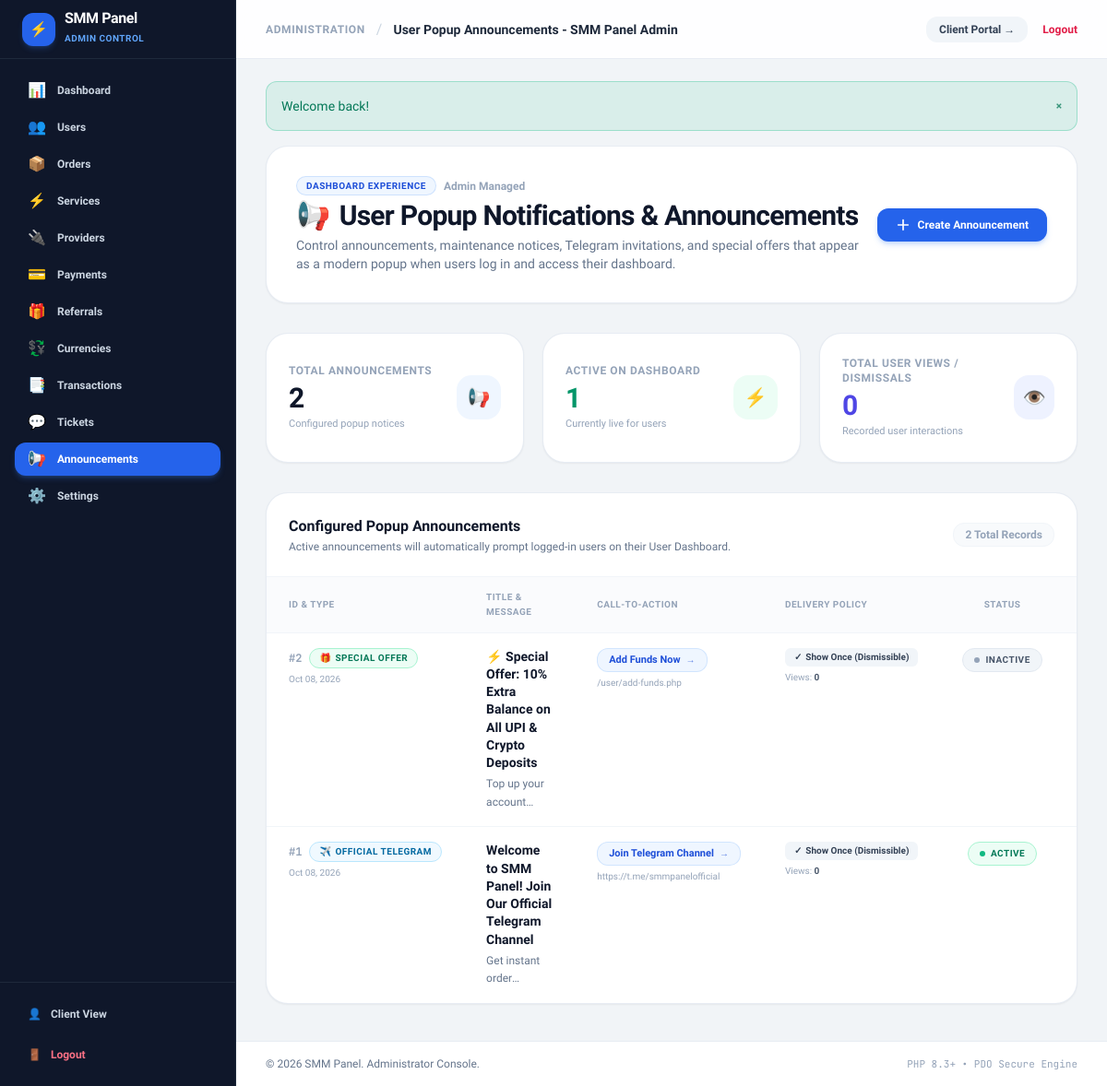
The app's page /admin/announcements.php (signed in) with its own data.
### tables this page shows
CREATE TABLE `announcements` (
  `id` INT UNSIGNED AUTO_INCREMENT PRIMARY KEY,
  `title` VARCHAR(255) NOT NULL,
  `type` ENUM('announcement', 'service', 'maintenance', 'offer', 'telegram', 'update', 'system') NOT NULL DEFAULT 'announcement',
  `badge_text` VARCHAR(64) DEFAULT 'Important Notice',
  `message` TEXT NOT NULL,
  `btn_text` VARCHAR(100) NULL,
  `btn_link` VARCHAR(255) NULL,
  `target_audience` ENUM('all', 'active_users') NOT NULL DEFAULT 'all',
  `show_once` TINYINT(1) NOT NULL DEFAULT 1,
  `status` ENUM('active', 'inactive') NOT NULL DEFAULT 'active',
  `starts_at` DATETIME NULL,
  `expires_at` DATETIME NULL,
  `created_at` TIMESTAMP DEFAULT CURRENT_TIMESTAMP,
  `updated_at` TIMESTAMP DEFAULT CURRENT_TIMESTAMP ON UPDATE CURRENT_TIMESTAMP,
  INDEX `idx_announcements_status` (`status`)
);

### admin/announcements.php (the view, shortened to what this page needs)
<?php
require_once __DIR__ . '/../includes/functions.php';
$db = Database::getConnection();
try {
    $db->exec("
        CREATE TABLE IF NOT EXISTS `announcements` (
          `id` INT UNSIGNED AUTO_INCREMENT PRIMARY KEY,
          `title` VARCHAR(255) NOT NULL,
          `type` ENUM('announcement', 'service', 'maintenance', 'offer', 'telegram', 'update', 'system') NOT NULL DEFAULT 'announcement',
          `badge_text` VARCHAR(64) DEFAULT 'Important Notice',
          `message` TEXT NOT NULL,
          `btn_text` VARCHAR(100) NULL,
          `btn_link` VARCHAR(255) NULL,
          `target_audience` ENUM('all', 'active_users') NOT NULL DEFAULT 'all',
          `show_once` TINYINT(1) NOT NULL DEFAULT 1,
          `status` ENUM('active', 'inactive') NOT NULL DEFAULT 'active',
          `starts_at` DATETIME NULL,
          `expires_at` DATETIME NULL,
          `created_at` TIMESTAMP DEFAULT CURRENT_TIMESTAMP,
          `updated_at` TIMESTAMP DEFAULT CURRENT_TIMESTAMP ON UPDATE CURRENT_TIMESTAMP,
          INDEX `idx_announcements_status` (`status`)
        ) ENGINE=InnoDB DEFAULT CHARSET=utf8mb4 COLLATE=utf8mb4_unicode_ci;
        CREATE TABLE IF NOT EXISTS `user_announcement_dismissals` (
          `user_id` INT UNSIGNED NOT NULL,
          `announcement_id` INT UNSIGNED NOT NULL,
          `dismissed_at` TIMESTAMP DEFAULT CURRENT_TIMESTAMP,
          PRIMARY KEY (`user_id`, `announcement_id`),
          INDEX `idx_dismissal_announcement` (`announcement_id`)
        ) ENGINE=InnoDB DEFAULT CHARSET=utf8mb4 COLLATE=utf8mb4_unicode_ci;
    ");
} catch (PDOException $e) {
    error_log("Announcement table check: " . $e->getMessage());
}
$stmt = $db->query("
    SELECT a.*,
           COUNT(d.user_id) AS total_dismissals
    FROM announcements a
    LEFT JOIN user_announcement_dismissals d ON a.id = d.announcement_id
    GROUP BY a.id
    ORDER BY a.id DESC
");
$announcements = $stmt->fetchAll();
$totalAnnouncements = count($announcements);
$activeCount = count(array_filter($announcements, fn($a) => $a['status'] === 'active'));
$totalDismissals = array_sum(array_column($announcements, 'total_dismissals'));
require_once __DIR__ . '/../includes/header.php';
?>
<div x-data="announcementManager()" class="max-w-7xl mx-auto space-y-8 my-4">
    <div class="flex flex-col sm:flex-row sm:items-center justify-between gap-4 bg-white p-6 md:p-8 rounded-3xl border border-slate-200/80 shadow-sm">
        <div>
            <div class="flex items-center gap-2 mb-1">
                <span class="px-2.5 py-0.5 rounded-full text-[10px] font-extrabold uppercase tracking-wider bg-blue-50 text-blue-700 border border-blue-200/70">
                    Dashboard Experience
                </span>
                <span class="text-xs font-semibold text-slate-400">Admin Managed</span>
            </div>
            <h1 class="text-2xl sm:text-3xl font-black text-slate-900 tracking-tight flex items-center gap-2.5">
                <span>📢</span>
                User Popup Notifications &amp; Announcements
            </h1>
            <p class="text-xs sm:text-sm text-slate-500 mt-1 max-w-2xl leading-relaxed">
                Control announcements, maintenance notices, Telegram invitations, and special offers that appear as a modern popup when users log in and access their dashboard.
            </p>
        </div>
        <div class="flex items-center gap-3">
            <button type="button"
                    @click="openCreateModal()"
                    class="px-5 py-2.5 bg-blue-600 hover:bg-blue-700 text-white font-extrabold text-xs rounded-xl shadow-md shadow-blue-500/25 transition-all flex items-center gap-2 whitespace-nowrap cursor-pointer">
                <svg class="w-4 h-4" fill="none" stroke="currentColor" viewBox="0 0 24 24"><path stroke-linecap="round" stroke-linejoin="round" stroke-width="2.5" d="M12 4v16m8-8H4"/></svg>
                <span>Create Announcement</span>
            </button>
        </div>
    </div>
    <div class="grid grid-cols-1 sm:grid-cols-3 gap-5">
        <div class="bg-white p-6 rounded-3xl border border-slate-200/80 shadow-sm flex items-center justify-between">
            <div>
                <span class="text-xs font-bold text-slate-400 uppercase tracking-wider block">Total Announcements</span>
                <span class="text-3xl font-black text-slate-900 font-mono-nums block mt-1"><?= $totalAnnouncements ?></span>
                <span class="text-[11px] text-slate-400 block mt-0.5">Configured popup notices</span>
            </div>
            <div class="w-12 h-12 rounded-2xl bg-blue-50 text-blue-600 flex items-center justify-center text-xl font-bold shadow-xs">
                📢
            </div>
        </div>
        <div class="bg-white p-6 rounded-3xl border border-slate-200/80 shadow-sm flex items-center justify-between">
            <div>
                <span class="text-xs font-bold text-slate-400 uppercase tracking-wider block">Active On Dashboard</span>
                <span class="text-3xl font-black text-emerald-600 font-mono-nums block mt-1"><?= $activeCount ?></span>
                <span class="text-[11px] text-slate-400 block mt-0.5">Currently live for users</span>
            </div>
            <div class="w-12 h-12 rounded-2xl bg-emerald-50 text-emerald-600 flex items-center justify-center text-xl font-bold shadow-xs">
                ⚡
            </div>
        </div>
        <div class="bg-white p-6 rounded-3xl border border-slate-200/80 shadow-sm flex items-center justify-between">
            <div>
                <span class="text-xs font-bold text-slate-400 uppercase tracking-wider block">Total User Views / Dismissals</span>
                <span class="text-3xl font-black text-indigo-600 font-mono-nums block mt-1"><?= (int)$totalDismissals ?></span>
                <span class="text-[11px] text-slate-400 block mt-0.5">Recorded user interactions</span>
            </div>
            <div class="w-12 h-12 rounded-2xl bg-indigo-50 text-indigo-600 flex items-center justify-center text-xl font-bold shadow-xs">
                👁️
            </div>
        </div>
    </div>
    <div class="bg-white rounded-3xl border border-slate-200/80 shadow-sm overflow-hidden">
        <div class="p-6 border-b border-slate-100 flex flex-col sm:flex-row sm:items-center justify-between gap-4">
            <div>
                <h3 class="text-base font-extrabold text-slate-900">Configured Popup Announcements</h3>
                <p class="text-xs text-slate-500 mt-0.5">Active announcements will automatically prompt logged-in users on their User Dashboard.</p>
            </div>
            <span class="text-xs font-bold text-slate-400 bg-slate-50 px-3 py-1 rounded-xl border border-slate-100">
                <?= count($announcements) ?> Total Records
            </span>
        </div>
        <?php if (empty($announcements)): ?>
            <div class="p-12 text-center">
                <div class="w-16 h-16 rounded-3xl bg-blue-50 text-blue-600 mx-auto flex items-center justify-center text-2xl font-bold mb-3 shadow-inner">
                    📢
                </div>
                <h4 class="text-base font-bold text-slate-800">No Announcements Created Yet</h4>
                <p class="text-xs text-slate-500 mt-1 max-w-sm mx-auto">Create your first popup announcement to engage users with news, service updates, or Telegram community invitations.</p>
                <button type="button" @click="openCreateModal()" class="mt-4 px-5 py-2.5 bg-blue-600 hover:bg-blue-700 text-white font-bold text-xs rounded-xl shadow-md shadow-blue-500/20">
                    + Create First Announcement
                </button>
            </div>
        <?php else: ?>
            <div class="overflow-x-auto">
                <table class="w-full text-left text-xs">
                    <thead>
                        <tr class="bg-slate-50/75 border-b border-slate-100 text-slate-400 uppercase text-[10px] font-extrabold tracking-wider">
                            <th class="py-3.5 px-6">ID &amp; Type</th>
                            <th class="py-3.5 px-6">Title &amp; Message</th>
                            <th class="py-3.5 px-6">Call-To-Action</th>
                            <th class="py-3.5 px-6">Delivery Policy</th>
                            <th class="py-3.5 px-6 text-center">Status</th>
                            <th class="py-3.5 px-6 text-right">Actions</th>
                        </tr>
                    </thead>
                    <tbody class="divide-y divide-slate-100">
                        <?php foreach ($announcements as $item):
                            $typeStyles = [
                                'telegram' => ['bg' => 'bg-sky-50', 'text' => 'text-sky-700', 'border' => 'border-sky-200', 'icon' => '✈️'],
                                'offer' => ['bg' => 'bg-emerald-50', 'text' => 'text-emerald-700', 'border' => 'border-emerald-200', 'icon' => '🎁'],
                                'service' => ['bg' => 'bg-purple-50', 'text' => 'text-purple-700', 'border' => 'border-purple-200', 'icon' => '⚡'],
                                'maintenance' => ['bg' => 'bg-amber-50', 'text' => 'text-amber-700', 'border' => 'border-amber-200', 'icon' => '⚠️'],
                                'update' => ['bg' => 'bg-blue-50', 'text' => 'text-blue-700', 'border' => 'border-blue-200', 'icon' => '🚀'],
                                'system' => ['bg' => 'bg-slate-100', 'text' => 'text-slate-700', 'border' => 'border-slate-300', 'icon' => '🛡️'],
                                'announcement' => ['bg' => 'bg-indigo-50', 'text' => 'text-indigo-700', 'border' => 'border-indigo-200', 'icon' => '📢']
                            ];
                            $style = $typeStyles[$item['type']] ?? $typeStyles['announcement'];
                        ?>
                            <tr class="hover:bg-slate-50/50 transition-colors">
                                <td class="py-4 px-6 align-top whitespace-nowrap">
                                    <div class="flex items-center gap-2">
                                        <span class="font-mono text-slate-400 font-bold">#<?= (int)$item['id'] ?></span>
                                        <span class="inline-flex items-center gap-1 px-2.5 py-0.5 rounded-full text-[10px] font-extrabold uppercase tracking-wider <?= $style['bg'] ?> <?= $style['text'] ?> border <?= $style['border'] ?>">
                                            <span><?= $style['icon'] ?></span>
                                            <span><?= e($item['badge_text'] ?: ucfirst($item['type'])) ?></span>
                                        </span>
                                    </div>
                                    <span class="text-[10px] text-slate-400 block mt-1">
                                        <?= date('M d, Y', strtotime($item['created_at'])) ?>
                                    </span>
                                </td>
                                <td class="py-4 px-6 align-top max-w-sm">
                                    <div class="font-extrabold text-slate-900 text-sm leading-snug">
                                        <?= e($item['title']) ?>
                                    </div>
                                    <div class="text-slate-500 text-xs mt-1 line-clamp-2 leading-relaxed">
                                        <?= e($item['message']) ?>
                                    </div>
                                </td>
                                <td class="py-4 px-6 align-top whitespace-nowrap">
                                    <?php if (!empty($item['btn_text'])): ?>
                                        <div class="inline-flex items-center gap-1.5 px-3 py-1 rounded-xl bg-blue-50 text-blue-700 border border-blue-200/60 font-bold text-[11px]">
                                            <span><?= e($item['btn_text']) ?></span>
                                            <span class="text-[10px] opacity-70">&rarr;</span>
                                        </div>
                                        <?php if (!empty($item['btn_link'])): ?>
                                            <span class="text-[10px] text-slate-400 block mt-1 truncate max-w-[180px]" title="<?= e($item['btn_link']) ?>">
                                                <?= e($item['btn_link']) ?>
                                            </span>
                                        <?php endif; ?>
                                    <?php else: ?>
                                        <span class="text-slate-400 text-xs italic">No CTA Button</span>
                                    <?php endif; ?>
                                </td>
                                <td class="py-4 px-6 align-top whitespace-nowrap">
                                    <?php if ($item['show_once']): ?>
                                        <span class="inline-flex items-center gap-1 px-2.5 py-0.5 rounded-md text-[10px] font-bold bg-slate-100 text-slate-700">
                                            <span>✓</span> Show Once (Dismissible)
                                        </span>
                                    <?php else: ?>
                                        <span class="inline-flex items-center gap-1 px-2.5 py-0.5 rounded-md text-[10px] font-bold bg-amber-50 text-amber-700 border border-amber-200/60">
                                            <span>🔄</span> Repeat Every Login
                                        </span>
                                    <?php endif; ?>
                                    <span class="text-[10px] text-slate-400 block mt-1">
                                        Views: <strong class="text-slate-600 font-mono-nums"><?= (int)$item['total_dismissals'] ?></strong>
                                    </span>
                                </td>
                                <td class="py-4 px-6 align-top text-center whitespace-nowrap">
                                    <form action="/admin/announcements.php" method="POST" class="inline">
                                        <button type="submit"
                                                title="Click to toggle status"
                                                class="cursor-pointer inline-flex items-center gap-1.5 px-3 py-1 rounded-full text-[10px] font-extrabold uppercase tracking-wider transition-all <?= $item['status'] === 'active' ? 'bg-emerald-50 text-emerald-700 border border-emerald-200 hover:bg-emerald-100' : 'bg-slate-100 text-slate-600 border border-slate-200 hover:bg-slate-200' ?>">
                                            <span class="w-1.5 h-1.5 rounded-full <?= $item['status'] === 'active' ? 'bg-emerald-500 animate-pulse' : 'bg-slate-400' ?>"></span>
                                            <span><?= ucfirst($item['status']) ?></span>
                                        </button>
                                    </form>
                                </td>
                                <td class="py-4 px-6 align-top text-right whitespace-nowrap">
                                </td>
                            </tr>
                        <?php endforeach; ?>
                    </tbody>
                </table>
            </div>
        <?php endif; ?>
    </div>
</div>
<?php require_once __DIR__ . '/../includes/footer.php'; ?>

### includes/header.php (style rules this page uses)
.font-mono-nums { font-variant-numeric: tabular-nums; }

### records on screen
announcements: id "2", type "🎁", badge_text "SPECIAL OFFER", created_at "Oct 08, 2026", title "⚡ Special Offer: 10% Extra Balance on All UPI & Crypto Deposits", message "Top up your…", btn_text "Add Funds Now", btn_link "/user/add-funds.php", show_once "Show Once (Dismissible)", total_dismissals "0", status "INACTIVE"
announcements: id "1", type "✈️", badge_text "OFFICIAL TELEGRAM", created_at "Oct 08, 2026", title "Welcome to SMM Panel! Join Our Official Telegram Channel", message "Get instant…", btn_text "Join Telegram Channel", btn_link "https://t.me/smmpanelofficial", show_once "Show Once (Dismissible)", total_dismissals "0", status "ACTIVE"

### other values on screen
app_name() "SMM Panel"
$link['icon'] "📊"
$link['name'] "Dashboard"
$link['icon'] "👥"
$link['name'] "Users"
$link['icon'] "📦"
$link['name'] "Orders"
$link['icon'] "⚡"
$link['name'] "Services"
$link['icon'] "🔌"
$link['name'] "Providers"
$link['icon'] "💳"
$link['name'] "Payments"
$link['icon'] "🎁"
$link['name'] "Referrals"
